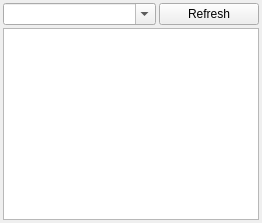
       <widget class="QWidget" name="tabPFilter">
        <attribute name="title">
         <string>Filter</string>
        </attribute>
        <layout class="QGridLayout" name="gridLayout_2">
         <property name="leftMargin">
          <number>3</number>
         </property>
         <property name="topMargin">
          <number>3</number>
         </property>
         <property name="rightMargin">
          <number>3</number>
         </property>
         <property name="bottomMargin">
          <number>3</number>
         </property>
         <property name="spacing">
          <number>3</number>
         </property>
         <item row="0" column="0">
          <widget class="QComboBox" name="comboBoxFilterSelection">
           <property name="toolTip">
            <string>Multifilter List</string>
           </property>
           <property name="editable">
            <bool>true</bool>
           </property>
           <property name="maxVisibleItems">
            <number>30</number>
           </property>
          </widget>
         </item>
         <item row="0" column="1">
          <widget class="QPushButton" name="pushButtonDefaultFilterUpdateCache">
           <property name="sizePolicy">
            <sizepolicy hsizetype="Fixed" vsizetype="Fixed">
             <horstretch>0</horstretch>
             <verstretch>0</verstretch>
            </sizepolicy>
           </property>
           <property name="maximumSize">
            <size>
             <width>100</width>
             <height>16777215</height>
            </size>
           </property>
           <property name="toolTip">
            <string>Refresh Multifilter Index</string>
           </property>
           <property name="text">
            <string>Refresh</string>
           </property>
          </widget>
         </item>
         <item row="1" column="0" colspan="2">
          <widget class="FilterTreeWidget" name="filterWidget">
           <property name="sizePolicy">
            <sizepolicy hsizetype="Preferred" vsizetype="Expanding">
             <horstretch>0</horstretch>
             <verstretch>0</verstretch>
            </sizepolicy>
           </property>
           <property name="contextMenuPolicy">
            <enum>Qt::CustomContextMenu</enum>
           </property>
           <property name="acceptDrops">
            <bool>true</bool>
           </property>
           <property name="dragEnabled">
            <bool>true</bool>
           </property>
           <property name="dragDropMode">
            <enum>QAbstractItemView::InternalMove</enum>
           </property>
           <property name="defaultDropAction">
            <enum>Qt::MoveAction</enum>
           </property>
           <property name="selectionMode">
            <enum>QAbstractItemView::ExtendedSelection</enum>
           </property>
           <property name="rootIsDecorated">
            <bool>false</bool>
           </property>
           <property name="itemsExpandable">
            <bool>false</bool>
           </property>
           <property name="headerHidden">
            <bool>true</bool>
           </property>
           <property name="expandsOnDoubleClick">
            <bool>false</bool>
           </property>
           <attribute name="headerVisible">
            <bool>false</bool>
           </attribute>
           <attribute name="headerCascadingSectionResizes">
            <bool>false</bool>
           </attribute>
           <attribute name="headerMinimumSectionSize">
            <number>26</number>
           </attribute>
           <attribute name="headerDefaultSectionSize">
            <number>26</number>
           </attribute>
           <column>
            <property name="text">
             <string>Active</string>
            </property>
            <property name="textAlignment">
             <set>AlignLeading|AlignVCenter</set>
            </property>
           </column>
           <column>
            <property name="text">
             <string>Configuration</string>
            </property>
           </column>
          </widget>
         </item>
        </layout>
       </widget>
